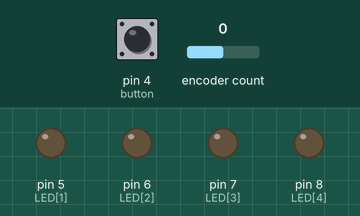
Recording of a sketch running on a simulated Arduino Uno, built with avr-gcc and run on an emulated ATmega328P. Shown: output pins drawn as LEDs (lit = HIGH). Inputs (shaded band) come from the test bench; at power-on: pin 4 (button) HIGH, encoder count 0. EEPROM starts erased; pins used as bus, display or sensor lines are not drawn.

Above: at 1.2 s.
1.3 s: pin 4 (button) pulled LOW for 0.15 s
At 2.1 s:
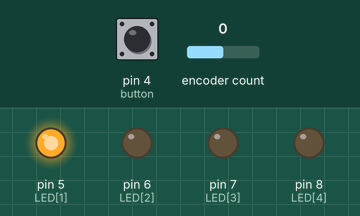
2.9 s: pin 4 (button) pulled LOW for 1 s
At 3.3 s:
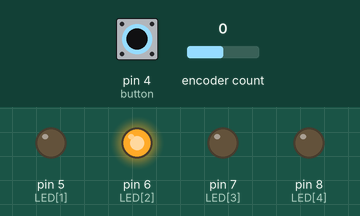
5.4 s: pin 4 (button) pulled LOW for 0.15 s
At 6.4 s:
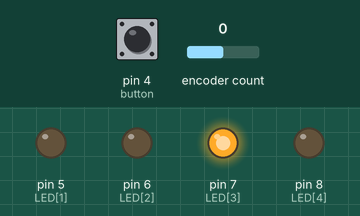
7.0 s: pin 4 (button) pulled LOW for 3.2 s
At 7.6 s:
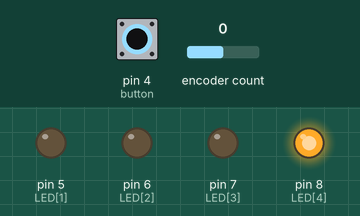
Timing chart, 0 to 10.0 s (numbered marks = the images above; inputs shaded):
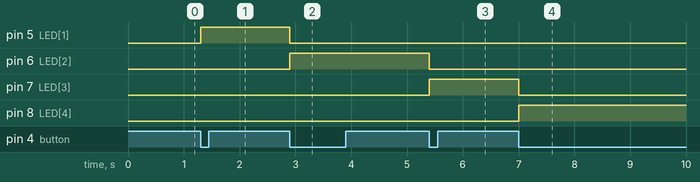

The sketch:

InampPID.ino
```cpp
#include <SPI.h>
#include <Encoder.h>
#include <EEPROM.h>

// pin configuration
const int CSB = 10;
const int enc_A = 2;
const int enc_B = 3;
const int button = 4;
const int LED[] = {0, 5, 6, 7, 8};

// for SPI communication
byte data[3];

// for rotary encoder and its button
Encoder Enc(enc_B, enc_A);
const long inc[] = {0, 500, 50, 5, 1};
int btn_cur=HIGH, btn_prev=HIGH;
long btn_t = 0;

// ADC readout
int ADC_ch_val[] = {0, 0};

// for EEPROM
const int state_addr = 0;
const int setpoint_addr = 1;
const int st_val_addr = 5;

// state variables
int state = 0;
long setpoint = 0;
long st_val[] = {0, 0, 0, 0, 0};

void setup() {
  Serial.begin(9600);
  SPI.begin();

  // set pin modes and default outputs
  pinMode(CSB, OUTPUT);
  digitalWrite(CSB, HIGH);
  pinMode(button, INPUT);
  digitalWrite(button, HIGH);
  for (int i=1; i<=4; i++)
    pinMode(LED[i], OUTPUT);

  // DAC configuration
  DAC_gain(HIGH);

  // ADC configuration
  ADC_config(1, 0);           // enable internal reference
  ADC_channels(1, 1, 0, 0);   // select channels 0 and 1
  ADC_auto_mode();

  // restore values from EEPROM
  state = EEPROM.read(state_addr);
  digitalWrite(LED[state], HIGH);
  setpoint = EEPROM_to_long(setpoint_addr);
  DAC_write(setpoint);
  for (int state=0; state<5; state++)
    st_val[state] = EEPROM_to_long(st_val_addr+4*state);
}

void serialEvent() {
  while (Serial.available()) {
    // read user input
    char c = (char)Serial.read();

    // decide what to do with it
    switch (c) {
      case '?':
        Serial.println("InampPID v2.3 board ready");
        break;

      // DAC FUNCTIONS

      case 'w':
        setpoint = Serial.parseInt();
        Serial.println(setpoint);
        DAC_write(setpoint);
        long_to_EEPROM(setpoint_addr, setpoint);
        break;

      case 'g':
        DAC_gain(Serial.parseInt());
        break;

      // ADC FUNCTIONS

      case 'r':
        print_ADC();
        break;

      case 'c':
        ADC_config(1, 0);           // enable internal reference
        ADC_channels(1, 1, 0, 0);   // select all channels
        ADC_auto_mode();
        break;

      // EEPROM FUNCTIONS

      case 'C':
        Serial.print("Clearing EEPROM ... ");
        clear_EEPROM();
        Serial.println("done.");
        break;

      case 'R':
          Serial.print(state);
          Serial.print(",");
          Serial.print(setpoint);
          Serial.print(",");
          for (int i=0; i<5; i++) {
            Serial.print(st_val[i]);
            Serial.print(",");
          }
          Serial.print('\n');
          break;
    }
  }
}

void loop() {
  // check for button press
  btn_cur = digitalRead(button);
  if (btn_cur != btn_prev) {
    if (btn_cur == LOW) {
      digitalWrite(LED[state], LOW);
      state = (state + 1) % 5;
      EEPROM.write(state_addr, state);
      digitalWrite(LED[state], HIGH);
    }
    btn_prev = btn_cur;
    delay(50);
  }

  // check if encoder changed
  if (state && Enc.read())
    increment_setpoint();
}

/************************************
 * ENCODER FUNCTIONS
 ***********************************/

void increment_setpoint()
{
  // prevent encoder state from changing
  noInterrupts();

  // read and zero the encoder
  int enc_val = Enc.read();
  Enc.write(0);

  // increment the relevant decade
  st_val[state] += enc_val/abs(enc_val);

  // calculate new setpoint
  long SP_new = 0;
  for (int i=1; i<=4; i++)
    SP_new += inc[i] * st_val[i];

  // verify new setpoint is in range [0, 65535]
  if ((SP_new >= 0) && (SP_new <= 65535))
    setpoint = SP_new;
  else
    st_val[state] -= enc_val/abs(enc_val);

  // write new setpoint to the DAC
  DAC_write(setpoint);

  // record new values to EEPROM
  long_to_EEPROM(setpoint_addr, setpoint);
  long_to_EEPROM(st_val_addr+4*state, st_val[state]);

  // resume encoder operation
  interrupts();
}

/************************************
 * EEPROM FUNCTIONS
 ***********************************/

void long_to_EEPROM(const int addr, const long val)
{
  for (int i=0; i<4; i++)
    EEPROM.write( addr+i, (val>>(i*8)) );
}

long EEPROM_to_long(const int addr)
{
  long val = 0;

  for (int i=0; i<4; i++)
    val += EEPROM.read(addr+i) << (i*8);

  return val;
}

void clear_EEPROM()
{
  for (int i=0; i<EEPROM.length(); i++)
    EEPROM.write(i, 0);
}

/************************************
 * DAC FUNCTIONS
 ***********************************/

void DAC_SPI()
{
  // begin transaction
  SPI.beginTransaction(SPISettings(100000, MSBFIRST, SPI_MODE0));
  digitalWrite(CSB, HIGH);
  digitalWrite(CSB, LOW);

  // transfer data
  SPI.transfer(data, 3);

  // end transaction
  SPI.endTransaction();
  digitalWrite(CSB, HIGH);
}

void DAC_write(long val)
{
  // argument sanity check
  if (val < 0)
    val = 0;

  data[0] = 020 | ((val >> 12) & 0xff);
  data[1] = (val >> 4) & 0xff;
  data[2] = (val << 4) & 0xff;
  DAC_SPI();
}

void DAC_gain(const bool gain)
{
  data[0] = 0x40;
  data[1] = gain << 7;
  data[2] = 0x00;
  DAC_SPI();
}

/************************************
 * ADC FUNCTIONS
 ***********************************/

void ADC_SPI()
{
  // begin transaction
  SPI.beginTransaction(SPISettings(100000, MSBFIRST, SPI_MODE3));
  digitalWrite(CSB, HIGH);

  // transfer data
  SPI.transfer(data, 2);

  // end transaction
  SPI.endTransaction();
  digitalWrite(CSB, LOW);
}

void ADC_config(const bool int_Vref_enable, const bool temp_enable)
{
  data[0] = 0x06 << 1;
  data[1] = (int_Vref_enable << 2) | (temp_enable << 1);
  ADC_SPI();
}

void ADC_channels(const bool ch0_en, const bool ch1_en,
                  const bool ch2_en, const bool ch3_en)
{
  data[0] = 0x0C << 1;
  data[1] = (ch3_en << 1) | (ch2_en << 3) | (ch1_en << 5) | (ch0_en << 7);
  ADC_SPI();
}

void ADC_range(const int ch, const int range)
{
  /* Possible range values (ADS8634 datasheet, page 56):
   * 0 = Reserved; do not use this setting
   * 1 = Range is set to ±10V
   * 2 = Range is set to ±5V
   * 3 = Range is set to ±2.5V
   * 4 = Reserved; do not use this setting
   * 5 = Range is set to 0V to 10V
   * 6 = Range is set to 0V to 5V
   * 7 = Reserved; do not use this setting
   */
  data[0] = (0x10 + ch) << 1;
  data[1] = range << 4;
  ADC_SPI();
}

void ADC_auto_mode()
{
  data[0] = 0x05 << 1;
  data[1] = 0;
  ADC_SPI();
}

void read_ADC()
{
  // get data from ADC
  data[0] = 0;
  data[1] = 0;
  ADC_SPI();

  // interpret it
  int ch = data[0] >> 5;
  int val = data[1] | ((data[0] & B00001111) << 8);

  // sanity check channel id
  if ((ch > 1) || (ch < 0))
    return;

  // store values
  ADC_ch_val[ch] = val;
}

void print_ADC()
{
  // get data from ADC
  for (int i=0; i<2; i++)
    read_ADC();

  // print data to serial
  Serial.print(setpoint);
  Serial.print(",");
  Serial.print(ADC_ch_val[0]);
  Serial.print(",");
  Serial.println(ADC_ch_val[1]);
}
```

Measured:
- after the input at 1.3 s, pin 5 (LED[1]): LOW → HIGH at once
- after the input at 2.9 s, pin 5 (LED[1]): HIGH → LOW at once; pin 6 (LED[2]): LOW → HIGH at once
- after the input at 5.4 s, pin 6 (LED[2]): HIGH → LOW at once; pin 7 (LED[3]): LOW → HIGH at once
- after the input at 7.0 s, pin 7 (LED[3]): HIGH → LOW at once; pin 8 (LED[4]): LOW → HIGH at once
